Frame 1 (no input): blank canvas, image omitted
Frame 60 (the mouse pressed at the canvas centre just before this capture): blank canvas, image omitted
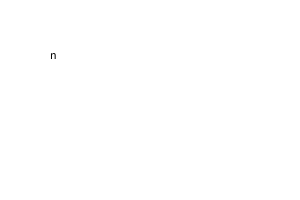
Frame 120 (the mouse held since frame 60 and released just before this capture)

The Processing sketch whose frames 1 and 60 were blank and that drew this single picture after the mouse press (run headless with seeded random() and noise(); from frame 60 on, the mouse is pressed at the canvas centre):

// Processing sketch: trickier_array
// ── trickier_array.pde
/*
'Trickier Array' - Kevin Brock (kevin_brock@ncsu.edu)

This example provides a slightly more complicated demonstration of
an array. Each click of the mouse grabs another element of the 'alpha2' 
array (or the 'story' array, if you comment the 'alpha2' line and 
uncomment the  string line below it) and appends it to the 'output_string'
variable as long as the element being called is not the same element as 
the current end of the output_string text. Then, the entirety of 
output_string is drawn in the sketch window.
*/

String alpha1 = "abcdefghijklmnopqrstuvwxyz";

String[] alpha2 = {
  "a", "b", "c", "d", "e", "f", "g", "h", "i", 
  "j", "k", "l", "m", "n", "o", "p", "q", "r", 
  "s", "t", "u", "v", "w", "x", "y", "z"
};

String[] story = {
 "This is a sentence.", "This is also a sentence.",
 "Did you know this was a sentence?", "Check out this example.",
 "Wowee!", "Just a test here.", "Is this the end?"
};

String output_string = "";
int map_mouse;
int old_mouse;

void setup() {
  size(300, 200);
}

void draw() {
  background(255);
  fill(0);
  map_mouse = int(map(mouseX, 0, width, 0, 26));
  if (old_mouse == map_mouse) {
  } 
  else {
    output_string = output_string + "" + alpha2[map_mouse] + " ";
//    output_string = output_string + "" + story[map_mouse] + " ";
    old_mouse = map_mouse;
  }
  text(output_string, 50, 50, 200, 150);
}
